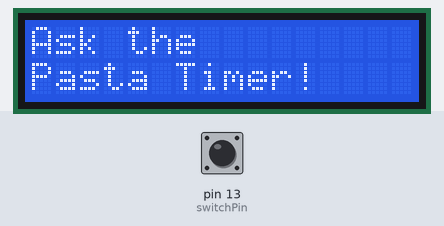
A sketch run on a simulated Arduino Uno, built with avr-gcc and run on an emulated ATmega328P. On the bench: 16×2 character LCD. The inputs (shaded band) are chosen by the test bench; at power-on: pin 13 (switchPin) LOW. Random numbers use the default seed unless the sketch sets one.

Above: at 1.2 s.
1.3 s: pin 13 (switchPin) pulled HIGH for 3.2 s
At 5.1 s:
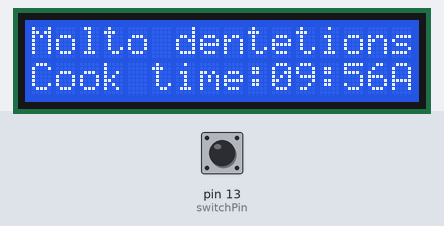
6.0 s: pin 13 (switchPin) pulled HIGH for 0.15 s
At 6.9 s:
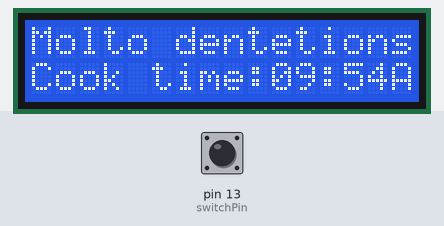
7.6 s: pin 13 (switchPin) pulled HIGH for 1 s
At 9.1 s:
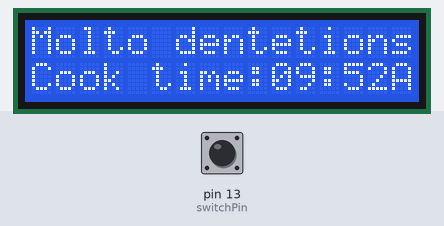
10.1 s: pin 13 (switchPin) pulled HIGH for 0.15 s
At 11.3 s:
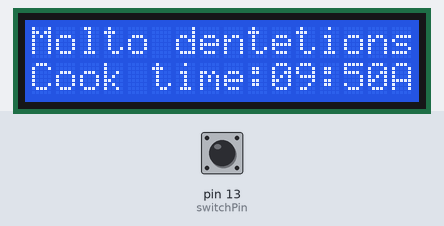
11.7 s: pin 13 (switchPin) driven HIGH
At 14.5 s:
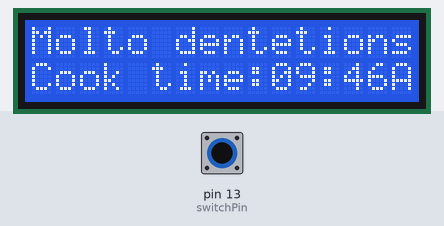
14.7 s: pin 13 (switchPin) driven LOW
Timing chart, 0 to 17.2 s (numbered marks = the images above; inputs shaded):
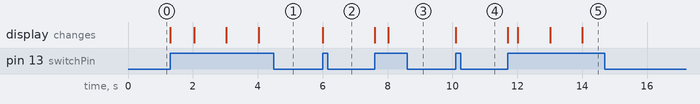

The sketch:

inf351cooker.ino
```cpp
#include <LiquidCrystal.h>

// initialize the library with the numbers of the interface pins
LiquidCrystal lcd(12, 11, 5, 4, 3, 2);

// set up a constant for the tilt switch pin
const int switchPin = 13;

// variable to hold the value of the switch pin
int switchState = 0;

// variable to hold previous value of the switch pin
int prevSwitchState = 0;

// a variable to choose which reply from the crystal ball
int reply;

signed short minutes, secondes;
char timeline[16];


void setup() {
  // set up the number of columns and rows on the LCD
  lcd.begin(16, 2);

  // set up the switch pin as an input
  pinMode(switchPin, INPUT);

  // Print a message to the LCD.
  lcd.print("Ask the");
  // set the cursor to column 0, line 1
  // line 1 is the second row, since counting begins with 0
  lcd.setCursor(0, 1);
  // print to the second line
  lcd.print("Pasta Timer!");
}

void loop() {

  switchState = digitalRead(switchPin);

  // compare the switchState to its previous state
    // if the state has changed from HIGH to LOW you know that the ball has been
    // tilted from one direction to the other
  if (switchState == HIGH) {
    // randomly chose a reply
    reply = random(0);
    // clean up the screen before printing a new reply
    lcd.clear();
    // set the cursor to column 0, line 0
    lcd.setCursor(0, 0);
    // print some text
    lcd.print("firmness options:");
    // move the cursor to the second line
    lcd.setCursor(0, 1);


    // If statement would be clearn for this example

    // choose a saying to print based on the value in reply
    switch (reply) {

      case 0:
        lcd.setCursor(0, 0);
        lcd.print("Molto dente");

        long hour = 00, minute = 10, second = 00;
        long countdown_time = (hour*3600) + (minute * 60) + second;
        long countdowntime_seconds = countdown_time - (millis() / 1000);

        if (countdowntime_seconds >= 0) {
        long countdown_hour = countdowntime_seconds / 3600;
        long countdown_minute = ((countdowntime_seconds / 60)%60);
        long countdown_sec = countdowntime_seconds % 60;


        lcd.setCursor(0, 1);
        lcd.print("Cook time:");
        if (countdown_minute < 10) {
          lcd.print("0");
        }
        lcd.print(countdown_minute);
        lcd.print(":");
        if (countdown_sec < 10) {
          lcd.print("0");
        }
        lcd.print(countdown_sec);
      }


      case 1:
        lcd.print("Al dente");
        break;

      case 2:
        lcd.print("Stracotto");
        break;

    }
  }

  // save the current switch state as the last state
  prevSwitchState = switchState;
}
```

Measured:
- after the input at 1.3 s, the display: first changes at once (image 1 shows a later state)
- after the input at 6.0 s, the display: changes at once (image 2)
- after the input at 7.6 s, the display: first changes at once (image 3 shows a later state)
- after the input at 10.1 s, the display: changes at once (image 4)
- after the input at 11.7 s, the display: first changes at once (image 5 shows a later state)
- after the input at 14.7 s, every drawn part: stays the same
